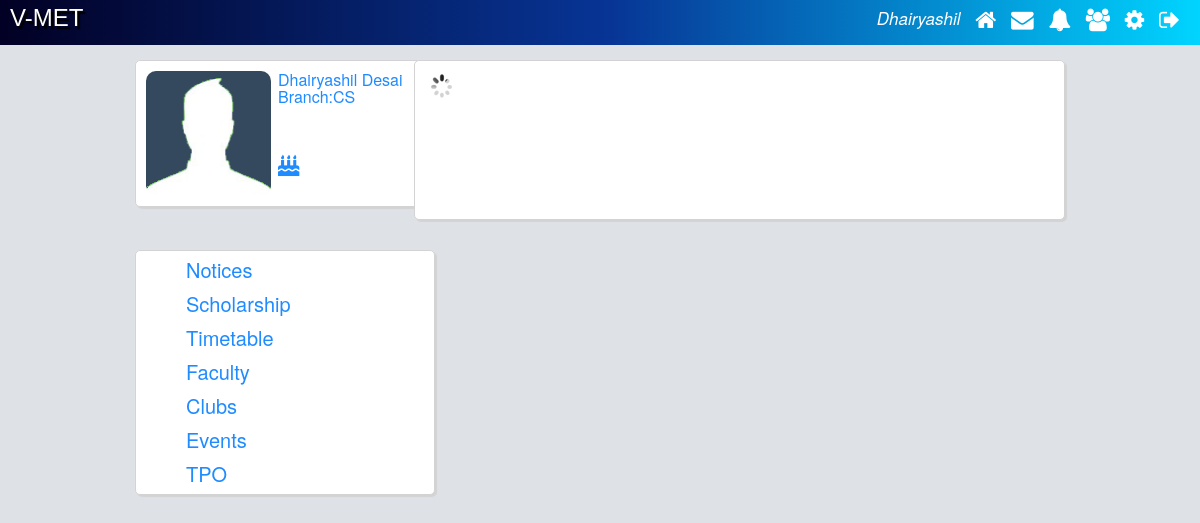
Screenshot of /notices.php (signed in) with the database file from the repository.
### tables this page shows
CREATE TABLE `users` (
  `id` int(11) NOT NULL,
  `gr_no` int(10) NOT NULL,
  `first_name` varchar(25) NOT NULL,
  `last_name` varchar(25) NOT NULL,
  `username` varchar(50) NOT NULL,
  `gender` varchar(6) NOT NULL,
  `email` varchar(40) NOT NULL,
  `password` varchar(255) NOT NULL,
  `year` varchar(12) NOT NULL,
  `branch` varchar(6) NOT NULL,
  `phone` int(10) NOT NULL,
  `date_of_birth` date NOT NULL,
  `friend_array` text NOT NULL,
  `profile_pic` varchar(255) NOT NULL,
  `no_likes` int(11) NOT NULL,
  `num_posts` int(11) NOT NULL,
  `user_closed` varchar(3) NOT NULL
);

### notices.php (the view, shortened to what this page needs)
<?php
include("includes/header.php");
include("includes/classes/Post.php");
?>
  <div class="user_details column">
    <a href="<?php echo $userLoggedIn; ?>"> <img src ="<?php echo $user['profile_pic'];?>">  </a>
    <div class="user_details_left_right">
    <a href="<?php echo $userLoggedIn; ?>">
    <?php
    echo " " .$user['first_name'] . " " . $user['last_name']."<br>";
    echo "  " ."Branch:".$user['branch']."<br><br><br><br>";
    ?>
    <i class = "fa fa-birthday-cake fa-lg"></i>
    <?php  echo $user['Date'] ."<br>"; ?>
    </a>
    </div>
  </div>
  <div class="main_column column">
		<img id="loading" src="assets/images/icons/loading.gif">
	</div>
<div class="user_options column">
    <a href="notices.php" >Notices</a><br><br>
    <a href="scholarship.php" >Scholarship</a><br><br>
    <a href="timetable.php" >Timetable</a><br><br>
    <a href="faculty.php" >Faculty</a><br><br>
    <a href="clubs.php" >Clubs</a><br><br>
    <a href="events.php" >Events</a><br><br>
    <a href="tpo.php" >TPO</a><br><br>
  </div>

### includes/header.php (shortened to what this page needs)
<?php
require 'config/config.php';
if (isset($_SESSION['username'])) {
	$userLoggedIn = $_SESSION['username'];
	$user_details_query = mysqli_query($con, "SELECT * FROM users WHERE username='$userLoggedIn'");
	$user = mysqli_fetch_array($user_details_query);
}
else {
	header("Location: login.php");
}
?>
<!DOCTYPE html>
<head>
	<link rel="stylesheet" href="//maxcdn.bootstrapcdn.com/font-awesome/4.3.0/css/font-awesome.min.css">
	<link rel="stylesheet" type="text/css" href="assets/css/bootstrap.css">
	<link rel="stylesheet" type="text/css" href="assets/css/style.css">
</head>
<body>
	<div class="top_bar">
		<div class="logo">
			<a href="index.php">V-MET</a>
		</div>
		<nav>
			<a href="<?php echo $userLoggedIn; ?>">
				<?php echo $user['first_name']; ?>
			</a>
			<a href="index.php">
				<i class="fa fa-home fa-lg"></i>
			</a>
			<a href="#">
				<i class="fa fa-envelope fa-lg"></i>
			</a>
			<a href="#">
				<i class="fa fa-bell fa-lg"></i>
			</a>
			<a href="#">
				<i class="fa fa-users fa-lg"></i>
			</a>
			<a href="#">
				<i class="fa fa-cog fa-lg"></i>
			</a>
			<a href="includes/handlers/logout.php">
				<i class="fa fa-sign-out fa-lg"></i>
			</a>
		</nav>
	</div>
	<div class="wrapper">

### assets/css/style.css (style rules this page uses)
html,body { font-family: "Work Sans", "Helvetica Neue", "Helvetica", Helvetica, Arial, sans-serif; line-height: 17px; font-weight: 400; background-color: #dee2e6; color: #1F2667; }
.logo a { font-family: 'Bellota-BoldItalic',sans-serif; text-shadow: #000 2.5px 2.5px 1px; margin-left: 10px; font-size: 150%; position: relative; color:#fff; top: 9px; }
.top_bar { width: 100%; min-width: 1050px; height :45px; background: rgb(2,0,36); background: linear-gradient(90deg, rgba(2,0,36,1) 0%, rgba(7,53,150,1) 51%, rgba(0,212,255,1) 100%); margin: 0 0 10px 0; display: inline-flex; position: fixed; z-index:10; }
nav { float: right; right: 5px; position: absolute; margin: 10px; }
nav a { font-style: italic; position: relative; color: #fff; text-decoration: none; font-size: 17px; margin: 5px; }
.wrapper { margin: 0 auto; top:50px; position: relative; padding: 0 10px; width: 75%; min-width: 950px; }
.column { background-color:#fff; padding: 10px; border: 1px solid #D3D3D3; border-radius: 5px; box-shadow: 2px 2px 1px #D3D3D3; z-index: -1; margin-top: 10px; }
.user_details { width: 300px; float:left; margin-bottom: 10px; font-size: 100% margin:10px; position: fixed; }
.user_options { width: 300px; float:left; font-size:20px; height: 245px; margin-top: 200px; position: fixed; padding-left:50px; }
.user_details_left_right { width: 125px; display: inline-block; position: absolute; }
.user_details img { height: 125px; border-radius: 10px; margin-right: 7px; }
.main_column { float: right; width:70%; min-height: 160px; z-index: -1; }
a { color: #1e8bff; text-decoration: none; }
.main_column { float: right; width: 70%; min-height: 160px; z-index: -1; background-color: #fff; }

### rows the page displays
users: first_name "Dhairyashil", profile_pic (picture), last_name "Desai", branch "CS"
